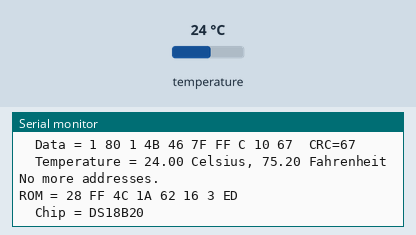
Bench run of a sketch on a simulated Arduino Uno, built with avr-gcc and run on an emulated ATmega328P. Shown: the last lines printed to the serial monitor. Inputs (shaded band) come from the test bench; at power-on: temperature 24 °C. WiFi joins after 1.5 s; servers stay silent unless stated.

Above: at 5.1 s.
5.2 s: temperature set to 12 °C
At 6.92 s:
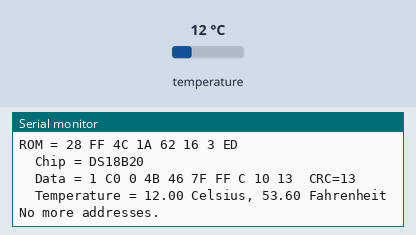
10.4 s: temperature set to 28 °C
At 11.56 s:
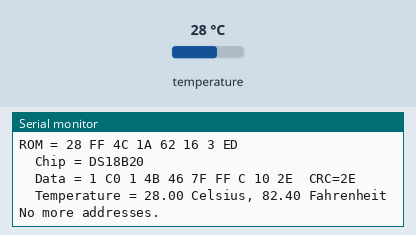
15.1 s: temperature set to 33 °C
At 16.2 s:
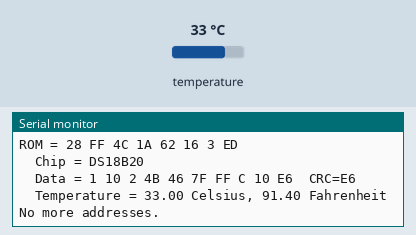
19.7 s: temperature set to 7 °C
At 20.84 s:
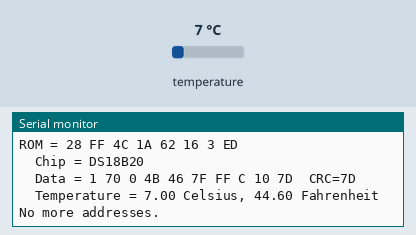
24.4 s: temperature set to 10 °C
At 25.48 s:
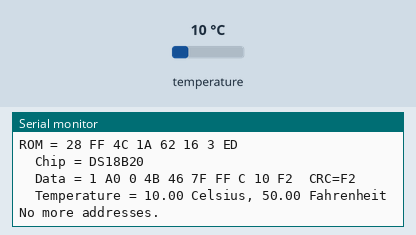
29.0 s: temperature set to 8 °C
At 30.12 s:
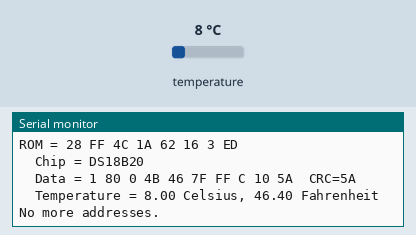
Timing chart, 0 to 32.0 s (numbered marks = the images above; inputs shaded):
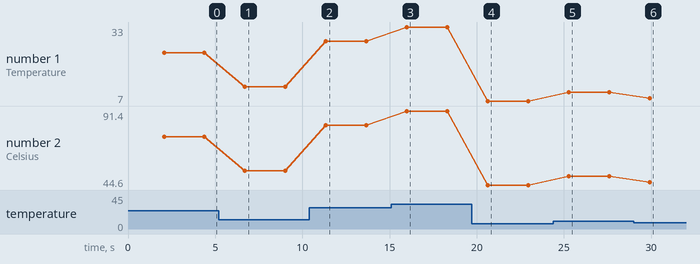

The sketch:

TemperatureWebServer.ino
```cpp
#include <SPI.h>
#include <Ethernet.h>
#include <OneWire.h>

/*
  Web Server

 A simple web server that shows the value of attached temperature sensors
 using an Arduino Wiznet Ethernet shield.

 Circuit:
 * Ethernet shield attached to pins 10, 11, 12, 13
 * DS18B20 OneWire device connected to pin 2

 Web Server code from example:

  created 18 Dec 2009
  by David A. Mellis
  modified 9 Apr 2012
  by Tom Igoe
  modified 02 Sept 2015
  by Arturo Guadalupi

 Temperature Sensor code from:
 http://www.tweaking4all.com/hardware/arduino/arduino-ds18b20-temperature-sensor/

 */


// Enter a MAC address and IP address for your controller below.
// The IP address will be dependent on your local network:
byte mac[] = {
  0x90, 0xA2, 0xDA, 0x00, 0x88, 0x48
};
IPAddress ip(192, 168, 1, 177);

// Initialize the Ethernet server library
// with the IP address and port you want to use
// (port 80 is default for HTTP):
EthernetServer server(80);

OneWire  ds(2);  // on pin 2 (a 4.7K resistor is necessary)

void setup() {
  // Open serial communications and wait for port to open:
  Serial.begin(9600);
  while (!Serial) {
    ; // wait for serial port to connect. Needed for native USB port only
  }


  // start the Ethernet connection and the server:
  Ethernet.begin(mac, ip);
  server.begin();
  Serial.print("server is at ");
  Serial.println(Ethernet.localIP());
}


void loop() {

  float temperature = 0;

  temperature = GetTemp();
  WebServer(temperature);


}
```

GetTemp.ino
```cpp
float GetTemp() {

  byte i;
  byte present = 0;
  byte type_s;
  byte data[12];
  byte addr[8];
  float celsius, fahrenheit;

  if ( !ds.search(addr)) {
    Serial.println("No more addresses.");
    Serial.println();
    ds.reset_search();
    delay(250);
    return;
  }

  Serial.print("ROM =");
  for( i = 0; i < 8; i++) {
    Serial.write(' ');
    Serial.print(addr[i], HEX);
  }

  if (OneWire::crc8(addr, 7) != addr[7]) {
      Serial.println("CRC is not valid!");
      return;
  }
  Serial.println();

  // the first ROM byte indicates which chip
  switch (addr[0]) {
    case 0x10:
      Serial.println("  Chip = DS18S20");  // or old DS1820
      type_s = 1;
      break;
    case 0x28:
      Serial.println("  Chip = DS18B20");
      type_s = 0;
      break;
    case 0x22:
      Serial.println("  Chip = DS1822");
      type_s = 0;
      break;
    default:
      Serial.println("Device is not a DS18x20 family device.");
      return;
  }

  ds.reset();
  ds.select(addr);
  ds.write(0x44);        // start conversion, use ds.write(0x44,1) with parasite power on at the end

  delay(2000);     // maybe 750ms is enough, maybe not
  // we might do a ds.depower() here, but the reset will take care of it.

  present = ds.reset();
  ds.select(addr);
  ds.write(0xBE);         // Read Scratchpad

  Serial.print("  Data = ");
  Serial.print(present, HEX);
  Serial.print(" ");
  for ( i = 0; i < 9; i++) {           // we need 9 bytes
    data[i] = ds.read();
    Serial.print(data[i], HEX);
    Serial.print(" ");
  }
  Serial.print(" CRC=");
  Serial.print(OneWire::crc8(data, 8), HEX);
  Serial.println();

  // Convert the data to actual temperature
  // because the result is a 16 bit signed integer, it should
  // be stored to an "int16_t" type, which is always 16 bits
  // even when compiled on a 32 bit processor.
  int16_t raw = (data[1] << 8) | data[0];
  if (type_s) {
    raw = raw << 3; // 9 bit resolution default
    if (data[7] == 0x10) {
      // "count remain" gives full 12 bit resolution
      raw = (raw & 0xFFF0) + 12 - data[6];
    }
  } else {
    byte cfg = (data[4] & 0x60);
    // at lower res, the low bits are undefined, so let's zero them
    if (cfg == 0x00) raw = raw & ~7;  // 9 bit resolution, 93.75 ms
    else if (cfg == 0x20) raw = raw & ~3; // 10 bit res, 187.5 ms
    else if (cfg == 0x40) raw = raw & ~1; // 11 bit res, 375 ms
    //// default is 12 bit resolution, 750 ms conversion time
  }
  celsius = (float)raw / 16.0;
  fahrenheit = celsius * 1.8 + 32.0;
  Serial.print("  Temperature = ");
  Serial.print(celsius);
  Serial.print(" Celsius, ");
  Serial.print(fahrenheit);
  Serial.println(" Fahrenheit");

return fahrenheit;

}
```

WebServer.ino
```cpp
// listen for incoming clients
void WebServer(float temperature) {

EthernetClient client = server.available();
  if (client) {
    Serial.println("new client");
    // an http request ends with a blank line
    boolean currentLineIsBlank = true;
    while (client.connected()) {
      if (client.available()) {
        char c = client.read();
        Serial.write(c);
        // if you've gotten to the end of the line (received a newline
        // character) and the line is blank, the http request has ended,
        // so you can send a reply
        if (c == '\n' && currentLineIsBlank) {
          // send a standard http response header
          client.println("HTTP/1.1 200 OK");
          client.println("Content-Type: text/html");
          client.println("Connection: close");  // the connection will be closed after completion of the response
          client.println("Refresh: 5");  // refresh the page automatically every 5 sec
          client.println();
          client.println("<!DOCTYPE HTML>");
          client.println("<html>");
          // output the value of the temperature sensor
          client.print("temperature is: ");
          client.print(temperature);
          client.println("<br />");

          client.println("</html>");
          break;
        }
        if (c == '\n') {
          // you're starting a new line
          currentLineIsBlank = true;
        } else if (c != '\r') {
          // you've gotten a character on the current line
          currentLineIsBlank = false;
        }
      }
    }
    // give the web browser time to receive the data
    delay(1);
    // close the connection:
    client.stop();
    Serial.println("client disconnected");
    Ethernet.maintain();
  }
}
```

Measured:
- after the input at 5.2 s, the serial monitor: prints a new line after 1.5 s (image 1)
- after the input at 10.4 s, the serial monitor: prints a new line after 0.90 s (image 2)
- after the input at 15.1 s, the serial monitor: prints a new line after 0.84 s (image 3)
- after the input at 19.7 s, the serial monitor: prints a new line after 0.88 s (image 4)
- after the input at 24.4 s, the serial monitor: prints a new line after 0.82 s (image 5)
- after the input at 29.0 s, the serial monitor: prints a new line after 0.86 s (image 6)
- plotted number 1: 24 → 12 after the input at 5.2 s, 28 → 33 after the input at 15.1 s, 10 → 8 after the input at 29.0 s
- plotted number 2: 75.2 → 53.6 after the input at 5.2 s, 53.6 → 82.4 after the input at 10.4 s, 82.4 → 91.4 after the input at 15.1 s, 91.4 → 44.6 after the input at 19.7 s, 44.6 → 50 after the input at 24.4 s
